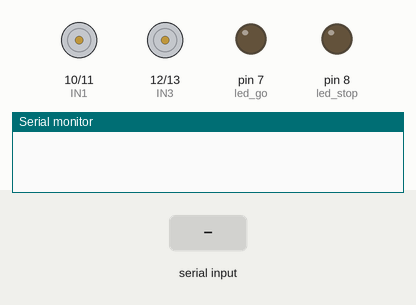
This sketch was run on a simulated Arduino Uno, built with avr-gcc and run on an emulated ATmega328P. Shown: motor-driver pin pairs drawn as motors (green arrow = first pin HIGH = forward, orange = second pin HIGH = backward, longer = more drive, scaled by the enable pin), output pins drawn as LEDs (lit = HIGH), the last lines printed to the serial monitor. The inputs (shaded band) are chosen by the test bench.

Above: at 1.2 s.
1.3 s: "90,45\n" received over Serial
At 1.9 s:
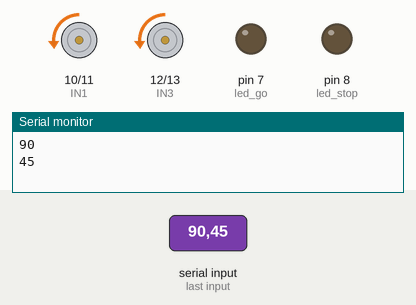
2.8 s: "30,150\n" received over Serial
At 3.1 s:
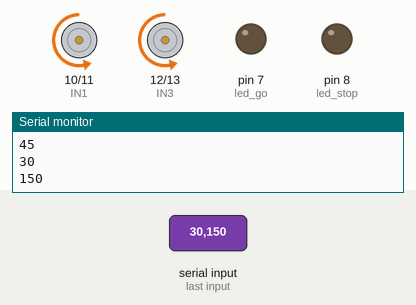
4.3 s: "200\n" received over Serial
At 5.4 s:
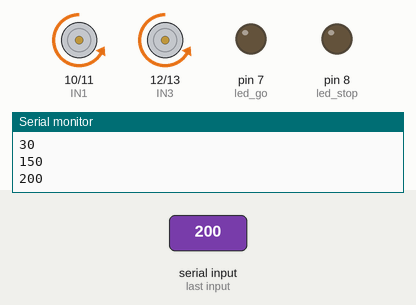
5.8 s: "90\n" received over Serial
At 6.5 s:
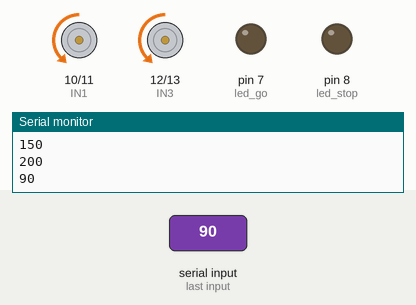
Timing chart, 0 to 8.3 s (numbered marks = the images above; inputs shaded):
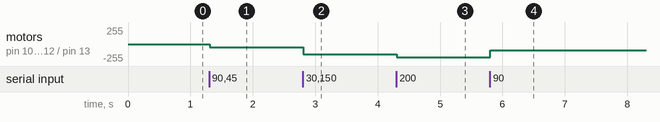

The sketch:

Robo_Car.ino
```cpp
/* Driver L298 */
const int ENA = 5;
const int ENB = 6;
const int IN1 = 10;
const int IN2 = 11;
const int IN3 = 12;
const int IN4 = 13;
const int led_go = 7;
const int led_stop = 8;

void setup() {
  pinMode(IN1, OUTPUT);
  pinMode(IN2, OUTPUT);
  pinMode(IN3, OUTPUT);
  pinMode(IN4, OUTPUT);
  pinMode(ENA, OUTPUT);
  pinMode(ENB, OUTPUT);
  pinMode(led_go, OUTPUT);
  pinMode(led_stop, OUTPUT);

  Serial.begin(9600);
}

void loop() {
  int Speed = 0;
  while (Serial.available() > 1) {

    Speed = Serial.parseInt();
    Serial.println(Speed);
    digitalWrite(IN1, LOW);
    digitalWrite(IN2, HIGH);
    digitalWrite(IN3, LOW);
    digitalWrite(IN4, HIGH);
    analogWrite(ENA, Speed);
    analogWrite(ENB, Speed);
  }


}
```

Measured:
- after the input at 1.3 s, motor on pin 10 (IN1) / pin 11 (IN2), motor on pin 12 (IN3) / pin 13 (IN4): stopped → backward 45/255 at once
- after the input at 2.8 s, motor on pin 10 (IN1) / pin 11 (IN2), motor on pin 12 (IN3) / pin 13 (IN4): backward 45/255 → backward 150/255 at once
- after the input at 4.3 s, motor on pin 10 (IN1) / pin 11 (IN2), motor on pin 12 (IN3) / pin 13 (IN4): backward 150/255 → backward 200/255 at once
- after the input at 5.8 s, motor on pin 10 (IN1) / pin 11 (IN2), motor on pin 12 (IN3) / pin 13 (IN4): backward 200/255 → backward 90/255 at once
